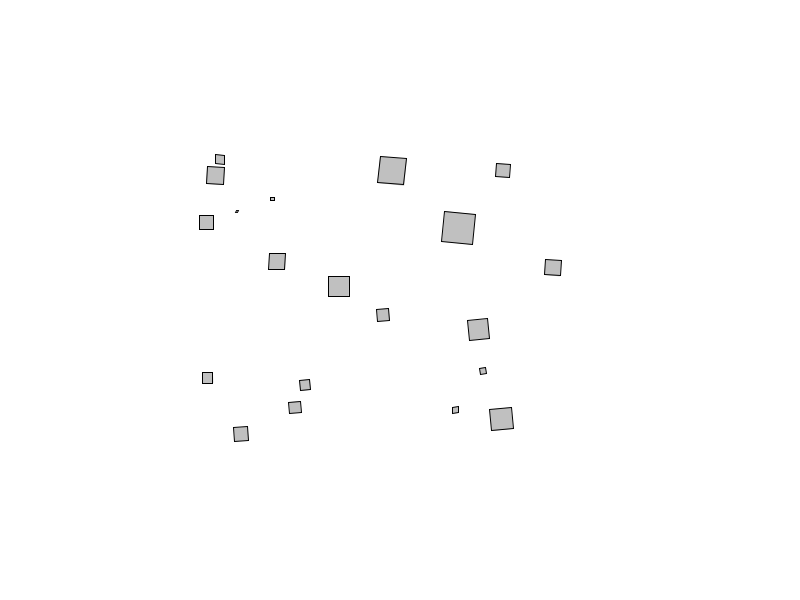
Frame 1 (no input)
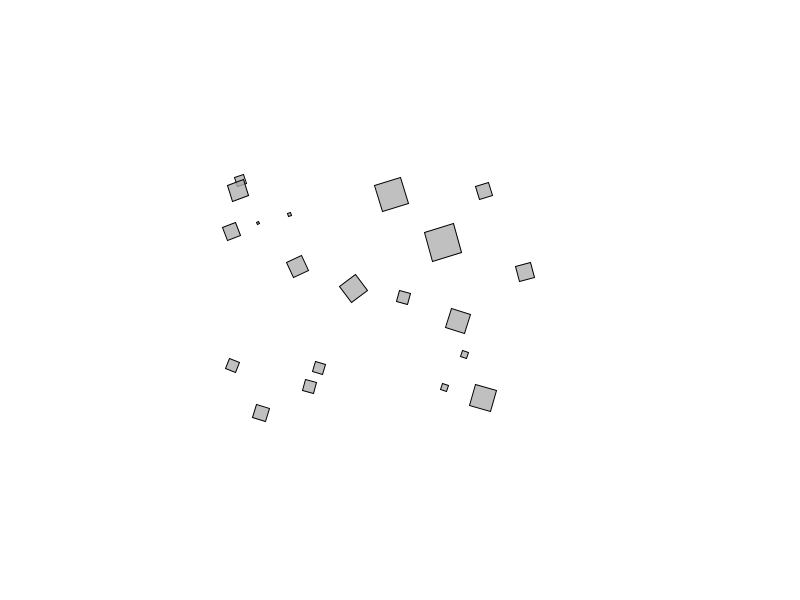
Frame 60 (the mouse pressed at the canvas centre just before this capture)
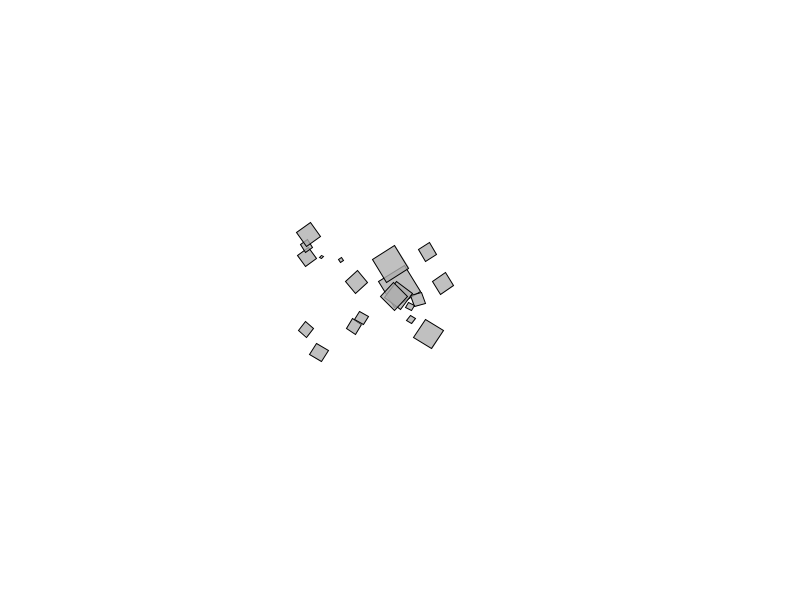
Frame 120 (the mouse held since frame 60 and released just before this capture)

The Processing sketch that drew these frames (run headless with seeded random() and noise(); from frame 60 on, the mouse is pressed at the canvas centre):

// Processing sketch: angular_motion_mover
// ── angular_motion_mover.pde
Mover[] movers = new Mover[20];


void setup() {
  size(800, 600);
  for (int i = 0; i < movers.length; i++) {
    movers[i] = new Mover(width/4 + random(width/2), height/4 + random(height/2), random(0.1, 2.0));  
  }
}


void draw() {
  background(255);
  for (int i = 0; i < movers.length; i++) {
    for (int j = 0; j < movers.length; j++) {
      if (i == j) {
        continue;  
      }
      PVector gravitational_force = compute_gravitational_force(movers[i], movers[j]);
      movers[i].applyForce(gravitational_force);
    }
    PVector gravitational_force = compute_gravitational_force_towards_center(movers[i]);
    movers[i].applyForce(gravitational_force);
    movers[i].update();
    movers[i].display();
  }
}

// ── gravitational_force.pde
PVector compute_gravitational_force(Mover mover1, Mover mover2) {
  PVector direction = PVector.sub(mover2.location, mover1.location);
  float distance = constrain(direction.mag(), 5.0, 25.0);
  direction.normalize();
  float strength = (0.4 * mover1.mass * mover2.mass) / (distance * distance);
  return direction.mult(strength);
}

PVector compute_gravitational_force_towards_center(Mover mover) {
  PVector direction = PVector.sub(new PVector(width/2, height/2), mover.location);
  float distance = constrain(direction.mag(), 5.0, 25.0);
  direction.normalize();
  float strength = (0.4 * mover.mass * 10.0) / (distance * distance);
  return direction.mult(strength);
}

// ── mover.pde
class Mover {
  
  PVector location;
  PVector velocity = new PVector(0, 0);
  PVector acceleration = new PVector(0, 0);
  
  float angle = 0;
  float angle_velocity = 0;
  float angle_acceleration = 0;
  
  float mass;
  
  Mover(float xPos, float yPos, float mass) {
    this.location = new PVector(xPos, yPos);
    this.mass = mass;
  }
  
  void applyForce(PVector force) {
    this.acceleration.add(PVector.div(force, this.mass));
  }
  
  void update() {
    this.velocity.add(this.acceleration);
    this.location.add(this.velocity);
    
    this.angle_acceleration = this.velocity.heading() / 10.0;
    this.angle_velocity += this.angle_acceleration;
    this.angle_velocity = constrain(this.angle_velocity, -0.1, 0.1);
    this.angle += this.angle_velocity;
    
    this.acceleration.mult(0);
  }
  
  void display() {
    stroke(0);
    fill(175, 200);
    rectMode(CENTER);
    pushMatrix();
    translate(this.location.x, this.location.y);
    rotate(this.angle);
    rect(0, 0, this.mass * 16, this.mass * 16);
    popMatrix();
  }
}
